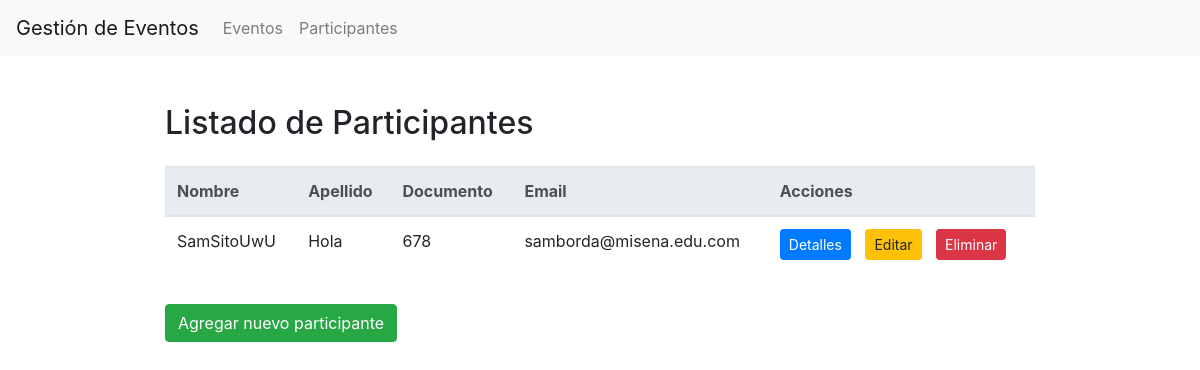
The page /participantes/ on the database as committed earlier.
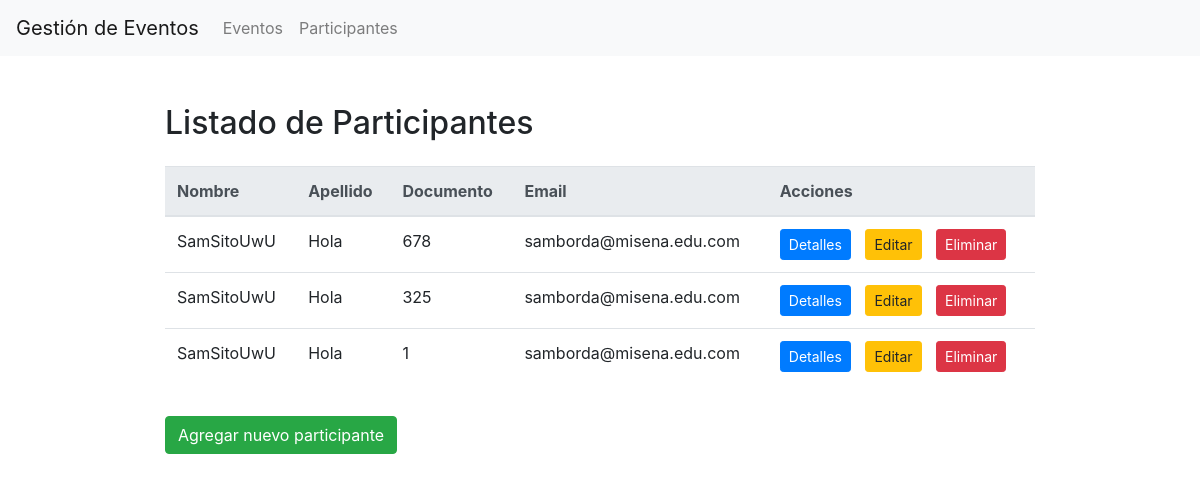
The same page on the database as committed later.
### participantes/models.py (models this page shows, shortened)
class Participante(models.Model):
    nombre = models.CharField(max_length=100)
    apellido = models.CharField(max_length=100)
    documento = models.CharField(max_length=20, unique=True)
    email = models.EmailField()
    estado = models.BooleanField(default=True)

### participantes/views.py (the view)
# urls.py: path('', ParticipanteListView.as_view(), name='participante_list'),
class ParticipanteListView(ListView):
    model = Participante
    template_name = 'participantes/participante_list.html'

### templates/participantes/participante_list.html (shortened to what this page needs)
{% extends "base.html" %}
{% block content %}
<h2 class="my-4">Listado de Participantes</h2>
<table class="table table-hover">
    <thead class="thead-light">
        <tr>
            <th>Nombre</th>
            <th>Apellido</th>
            <th>Documento</th>
            <th>Email</th>
            <th>Acciones</th>
        </tr>
    </thead>
    <tbody>
        {% for participante in object_list %}
        <tr>
            <td>{{ participante.nombre }}</td>
            <td>{{ participante.apellido }}</td>
            <td>{{ participante.documento }}</td>
            <td>{{ participante.email }}</td>
            <td>
                <a href="{% url 'participantes:participante_detail' participante.pk %}" class="btn btn-primary btn-sm btn-space">Detalles</a>
                <a href="{% url 'participantes:participante_update' participante.pk %}" class="btn btn-warning btn-sm btn-space">Editar</a>
                <a href="{% url 'participantes:participante_delete' participante.pk %}" class="btn btn-danger btn-sm btn-delete">Eliminar</a>
            </td>
        </tr>
        {% endfor %}
    </tbody>
</table>
<a href="{% url 'participantes:participante_create' %}" class="btn btn-success mt-3">Agregar nuevo participante</a>
{% endblock %}

### templates/base.html (shortened to what this page needs)
<!DOCTYPE html>
<html lang="es">
<head>
    {% load static %}
    <link rel="stylesheet" href="https://stackpath.bootstrapcdn.com/bootstrap/4.5.2/css/bootstrap.min.css">
    <link rel="stylesheet" href="{% static 'css/styles.css' %}">
</head>
<body>
    <nav class="navbar navbar-expand-lg navbar-light bg-light fixed-top">
        <a class="navbar-brand" href="#">Gestión de Eventos</a>
        <div class="collapse navbar-collapse" id="navbarNav">
            <ul class="navbar-nav">
                <li class="nav-item">
                    <a class="nav-link" href="{% url 'eventos:evento_list' %}">Eventos</a>
                </li>
                <li class="nav-item">
                    <a class="nav-link" href="{% url 'participantes:participante_list' %}">Participantes</a>
                </li>
            </ul>
        </div>
    </nav>
    <div class="container">
        <div class="my-5">
            {% block content %}{% endblock %}
        </div>
    </div>
</body>
</html>

### static/css/styles.css (style rules this page uses)
body { padding-top: 56px; }
.container { max-width: 900px; }
.my-4 { margin-top: 1.5rem; margin-bottom: 1.5rem; }
.my-5 { margin-top: 3rem; margin-bottom: 3rem; }
.btn-space { margin-right: 10px; }

Rows that differ between the two databases and show on the page:
added Participante: nombre "SamSitoUwU", apellido "Hola", documento "325", email "samborda@misena.edu.com"
added Participante: nombre "SamSitoUwU", apellido "Hola", documento "1", email "samborda@misena.edu.com"
